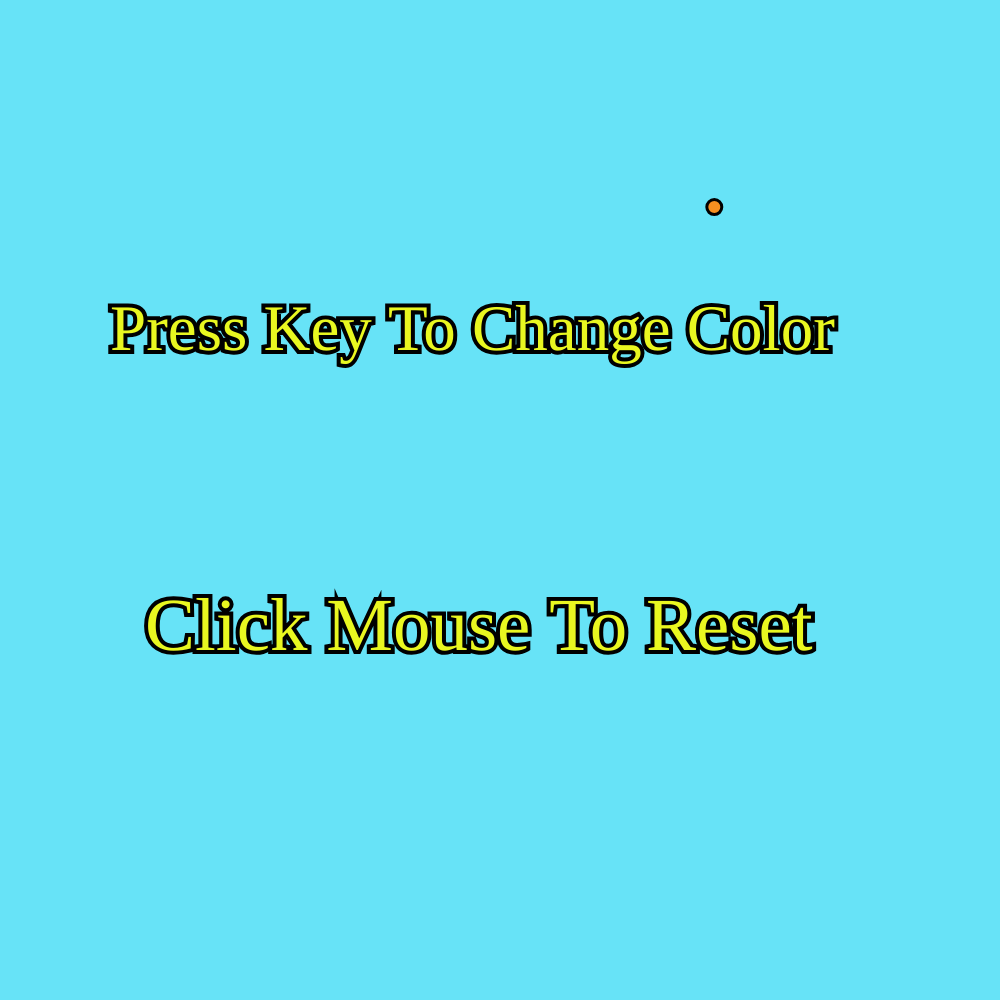
Frame 1 (no input)
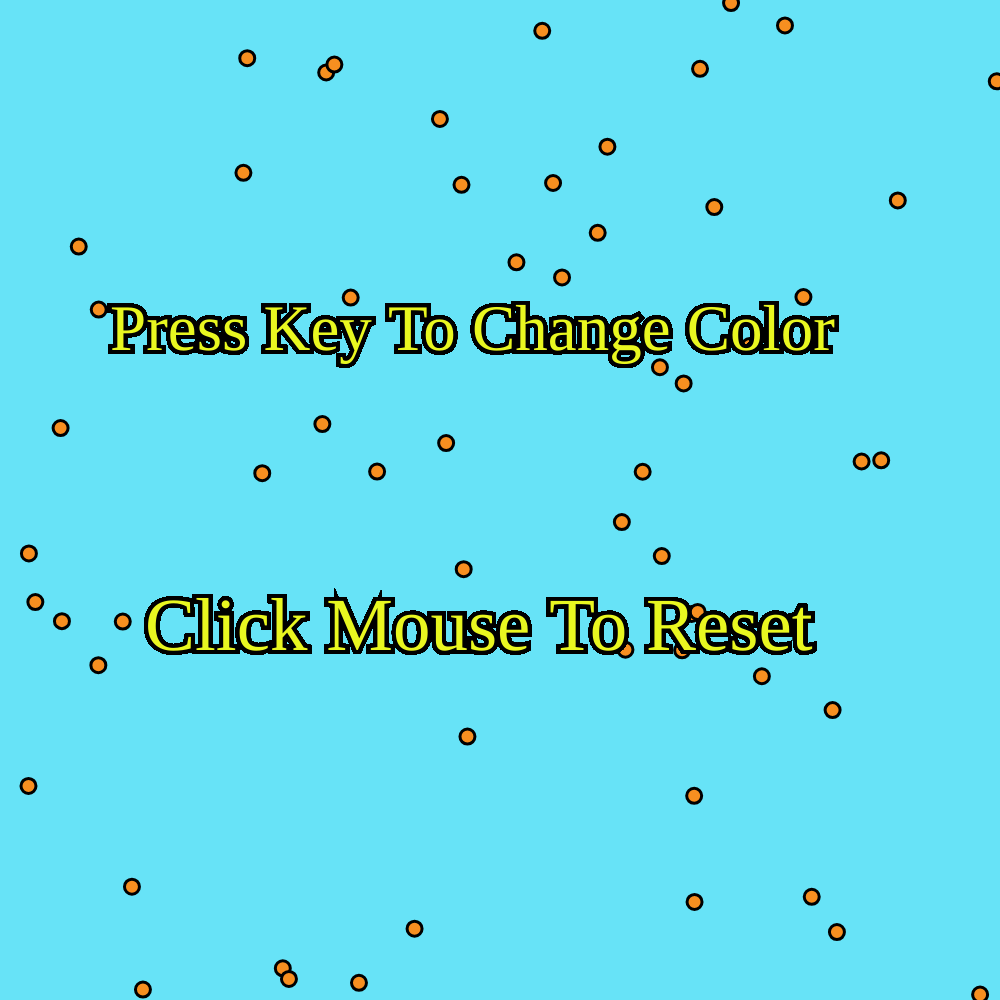
Frame 60 (no input)
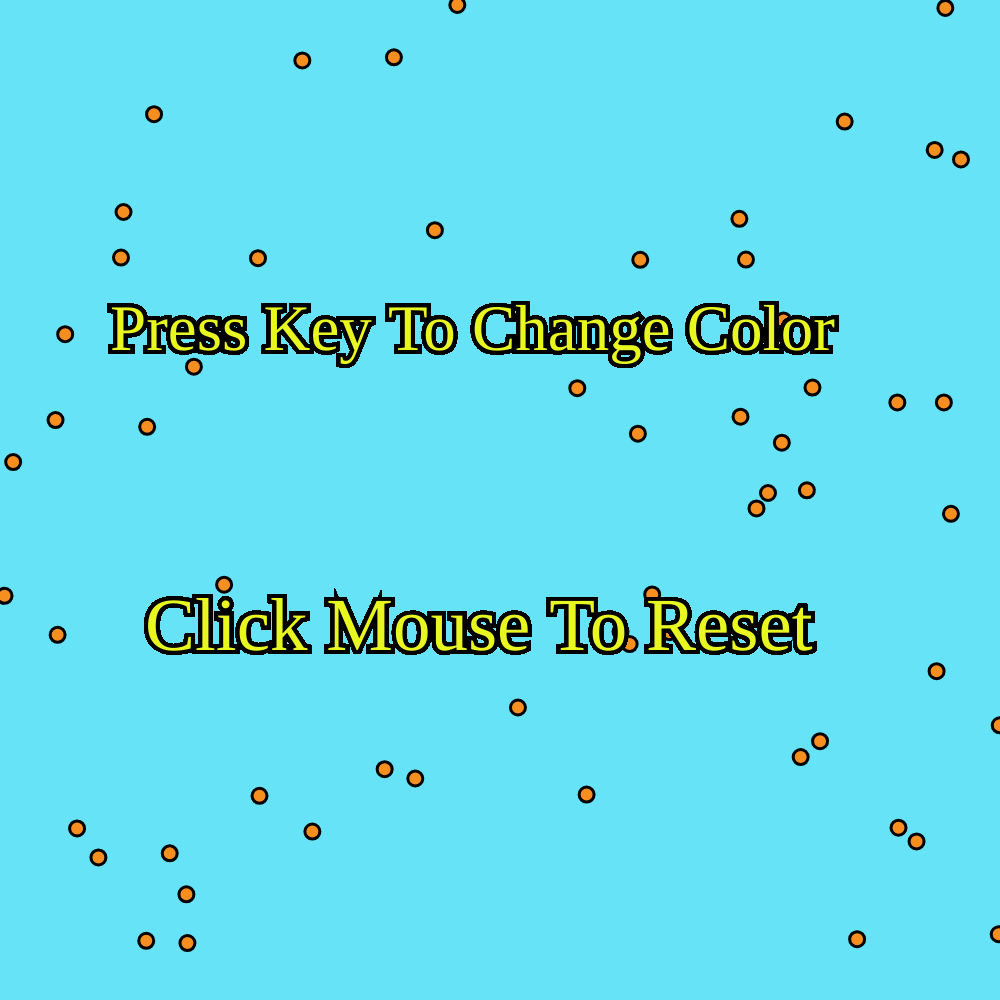
Frame 120 (the mouse pressed at the canvas centre since frame 60)

The p5.js sketch that drew these frames (run headless with seeded random() and noise() and a simulated clock; from frame 60 on, the mouse is pressed at the canvas centre):

// p5.js sketch
// ── sketch.js
 

function setup() {
  // put setup code here
       createCanvas(1000, 1000,);
       background("#67e3f7");
}

function draw() {
  // put drawing code here
    //change color of ellipse and text
    if (keyIsPressed === true) {
        fill("#cc20f7");
    }else{
        fill("#f78f20");
    }

           strokeWeight(3);
           ellipse(random(width), random(height), 15, 15);
    
    fill("#e9f720");
    stroke(0)
    strokeWeight(8);
    textSize(65);
    textFont("hobo std");
    text("Press Key To Change Color", 110, 350);
    
    
    fill("#e9f720");
    stroke(0)
    strokeWeight(8);
    textSize(75);
    textFont("hobo std");
    text("Click Mouse To Reset", 145, 650);

}
//Clear Canvas if mouse pressed



function mousePressed(){
 background("#67e3f7");   
}
